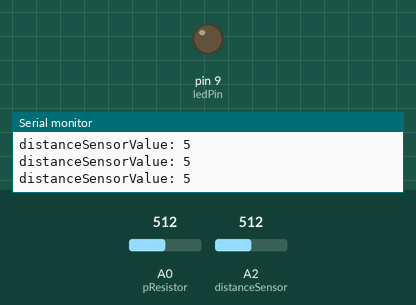
This sketch was run on a simulated Arduino Uno, built with avr-gcc and run on an emulated ATmega328P. Shown: output pins drawn as LEDs (lit = HIGH), the last lines printed to the serial monitor. Inputs (shaded band) come from the test bench; at power-on: A0 (pResistor) = 512, A2 (distanceSensor) = 512.

Above: at 1.2 s.
1.3 s: A0 (pResistor) set to 464
2.8 s: A0 (pResistor) set to 434
At 3.2 s:
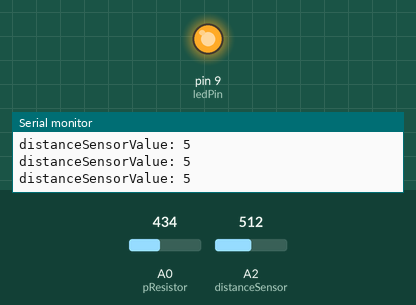
4.3 s: A2 (distanceSensor) set to 284
7.3 s: A2 (distanceSensor) set to 252
10.3 s: A0 (pResistor) set to 460
At 11.1 s:
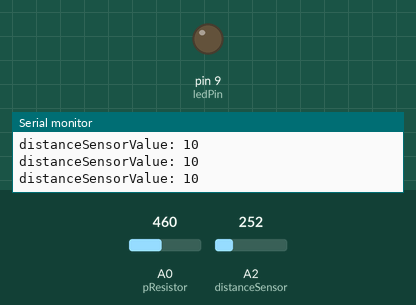
11.8 s: A0 (pResistor) set to 440
At 12.4 s:
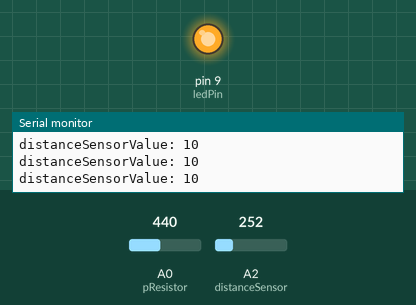
Timing chart, 0 to 14.3 s (numbered marks = the images above; inputs shaded):
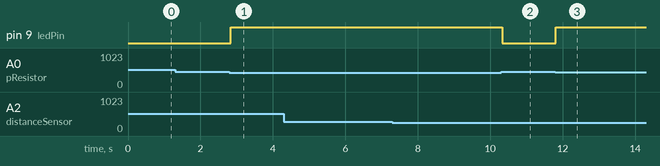

Measured:
- the behaviour switches between 451 and 450 on A0 (pResistor) (found by bisection; images 0 and 1)
- after the input at 2.8 s, pin 9 (ledPin): LOW → HIGH at once
- after the input at 10.3 s, pin 9 (ledPin): HIGH → LOW at once
- after the input at 11.8 s, pin 9 (ledPin): LOW → HIGH at once

The sketch:

IRdistanceSensor.ino
```cpp
/* Use a photoresistor (or photocell) to turn on an LED in the dark
   More info and circuit schematic: http://www.ardumotive.com/how-to-use-a-photoresistor-en.html
   Dev: Michalis Vasilakis // Date: 8/6/2015 // www.ardumotive.com */


//Constants
const int pResistor = A0; // Photoresistor at Arduino analog pin A0
const int distanceSensor = A2; // Photoresistor at Arduino analog pin A0

const int ledPin = 9;     // Led pin at Arduino pin 9

//Variables
int value;          // Store value from photoresistor (0-1023)
int distanceSensorValue;


void setup() {
  Serial.begin(9600);
  pinMode(ledPin, OUTPUT);  // Set lepPin - 9 pin as an output
  pinMode(pResistor, INPUT);// Set pResistor - A0 pin as an input (optional)
  pinMode(distanceSensor, INPUT);// Set pResistor - A2 pin as an input (optional)

}

void loop() {
  value = analogRead(pResistor);

  distanceSensorValue = analogRead(distanceSensor);
  float volts = analogRead(distanceSensor) * 0.0048828125; // value from sensor * (5/1024)
  int distance = 13 * pow(volts, -1); // worked out from datasheet graph
  //delay(1000); // slow down serial port

  if (distance <= 30) {
    Serial.print("distanceSensorValue: ");
    Serial.println(distance);
  }


  //  writeValue = (255. / 1023.) * readValue; //Calculate Write Value for LED
  //  writeValue = map(readValue, 200, 600, 0, 255);
  //  analogWrite(LEDPin, writeValue);      //Write to the LED

  //Serial.print("value: ");
  //Serial.println(value);
  //You can change value "25"
  if (value > 450) {
    digitalWrite(ledPin, LOW);  //Turn led off
  }
  else {
    digitalWrite(ledPin, HIGH); //Turn led on
  }

  delay(50); //Small delay
}
```
